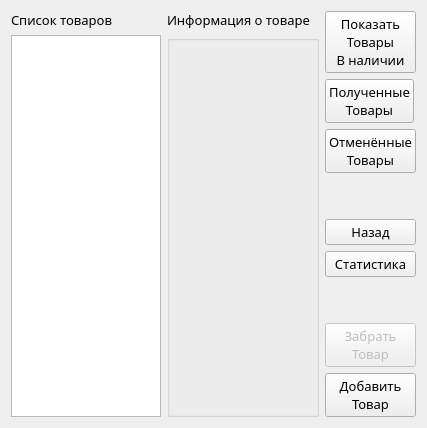
      <widget class="QWidget" name="staffPage">
       <layout class="QHBoxLayout" name="horizontalLayout_9">
        <item>
         <layout class="QVBoxLayout" name="verticalLayout_10">
          <item>
           <widget class="QLabel" name="label">
            <property name="sizePolicy">
             <sizepolicy hsizetype="Maximum" vsizetype="Maximum">
              <horstretch>0</horstretch>
              <verstretch>0</verstretch>
             </sizepolicy>
            </property>
            <property name="minimumSize">
             <size>
              <width>0</width>
              <height>16</height>
             </size>
            </property>
            <property name="font">
             <font>
              <family>Roboto Mono</family>
              <pointsize>10</pointsize>
             </font>
            </property>
            <property name="text">
             <string>Список товаров</string>
            </property>
           </widget>
          </item>
          <item>
           <widget class="QListWidget" name="listWidget">
            <property name="sizePolicy">
             <sizepolicy hsizetype="Ignored" vsizetype="Minimum">
              <horstretch>0</horstretch>
              <verstretch>0</verstretch>
             </sizepolicy>
            </property>
            <property name="minimumSize">
             <size>
              <width>150</width>
              <height>0</height>
             </size>
            </property>
            <property name="font">
             <font>
              <family>Roboto Mono</family>
              <pointsize>10</pointsize>
             </font>
            </property>
           </widget>
          </item>
         </layout>
        </item>
        <item>
         <layout class="QVBoxLayout" name="verticalLayout_11">
          <item>
           <widget class="QLabel" name="label_2">
            <property name="sizePolicy">
             <sizepolicy hsizetype="Preferred" vsizetype="Maximum">
              <horstretch>0</horstretch>
              <verstretch>0</verstretch>
             </sizepolicy>
            </property>
            <property name="font">
             <font>
              <family>Roboto Mono</family>
              <pointsize>10</pointsize>
             </font>
            </property>
            <property name="text">
             <string>Информация о товаре</string>
            </property>
           </widget>
          </item>
          <item>
           <widget class="QGroupBox" name="groupBox">
            <property name="title">
             <string/>
            </property>
            <layout class="QHBoxLayout" name="horizontalLayout_8">
             <item>
              <layout class="QVBoxLayout" name="verticalLayout_13">
               <item>
                <widget class="QLabel" name="image">
                 <property name="sizePolicy">
                  <sizepolicy hsizetype="Fixed" vsizetype="Fixed">
                   <horstretch>0</horstretch>
                   <verstretch>0</verstretch>
                  </sizepolicy>
                 </property>
                 <property name="minimumSize">
                  <size>
                   <width>100</width>
                   <height>100</height>
                  </size>
                 </property>
                 <property name="text">
                  <string/>
                 </property>
                </widget>
               </item>
               <item>
                <widget class="QLabel" name="ArrivalDateLabel">
                 <property name="sizePolicy">
                  <sizepolicy hsizetype="Preferred" vsizetype="Maximum">
                   <horstretch>0</horstretch>
                   <verstretch>0</verstretch>
                  </sizepolicy>
                 </property>
                 <property name="font">
                  <font>
                   <family>Roboto Mono</family>
                  </font>
                 </property>
                 <property name="text">
                  <string/>
                 </property>
                </widget>
               </item>
               <item>
                <widget class="QLabel" name="date2Label">
                 <property name="sizePolicy">
                  <sizepolicy hsizetype="Preferred" vsizetype="Maximum">
                   <horstretch>0</horstretch>
                   <verstretch>0</verstretch>
                  </sizepolicy>
                 </property>
                 <property name="font">
                  <font>
                   <family>Roboto Mono</family>
                  </font>
                 </property>
                 <property name="text">
                  <string/>
                 </property>
                </widget>
               </item>
               <item>
                <widget class="QLabel" name="cell">
                 <property name="sizePolicy">
                  <sizepolicy hsizetype="Preferred" vsizetype="Maximum">
                   <horstretch>0</horstretch>
                   <verstretch>0</verstretch>
                  </sizepolicy>
                 </property>
                 <property name="font">
                  <font>
                   <family>Roboto Mono</family>
                  </font>
                 </property>
                 <property name="text">
                  <string/>
                 </property>
                </widget>
               </item>
               <item>
                <spacer name="verticalSpacer_7">
                 <property name="orientation">
                  <enum>Qt::Vertical</enum>
                 </property>
                 <property name="sizeType">
                  <enum>QSizePolicy::Expanding</enum>
                 </property>
                 <property name="sizeHint" stdset="0">
                  <size>
                   <width>20</width>
                   <height>40</height>
                  </size>
                 </property>
                </spacer>
               </item>
              </layout>
             </item>
             <item>
              <layout class="QVBoxLayout" name="verticalLayout_12">
               <item>
                <layout class="QHBoxLayout" name="horizontalLayout_7">
                 <item>
                  <widget class="QLabel" name="nameStaff">
                   <property name="sizePolicy">
                    <sizepolicy hsizetype="Preferred" vsizetype="Maximum">
                     <horstretch>0</horstretch>
                     <verstretch>0</verstretch>
                    </sizepolicy>
                   </property>
                   <property name="font">
                    <font>
                     <family>Roboto Mono</family>
                     <pointsize>10</pointsize>
                    </font>
                   </property>
                   <property name="text">
                    <string/>
                   </property>
                  </widget>
                 </item>
                 <item>
                  <widget class="QLabel" name="priceStaff">
                   <property name="sizePolicy">
                    <sizepolicy hsizetype="Preferred" vsizetype="Maximum">
                     <horstretch>0</horstretch>
                     <verstretch>0</verstretch>
                    </sizepolicy>
                   </property>
                   <property name="font">
                    <font>
                     <family>Roboto Mono</family>
                     <pointsize>10</pointsize>
                    </font>
                   </property>
                   <property name="text">
                    <string/>
                   </property>
                   <property name="alignment">
                    <set>Qt::AlignRight|Qt::AlignTrailing|Qt::AlignVCenter</set>
                   </property>
                  </widget>
                 </item>
                </layout>
               </item>
               <item>
                <widget class="QLabel" name="descriptionStaff">
                 <property name="sizePolicy">
                  <sizepolicy hsizetype="Expanding" vsizetype="Expanding">
                   <horstretch>0</horstretch>
                   <verstretch>0</verstretch>
                  </sizepolicy>
                 </property>
                 <property name="font">
                  <font>
                   <family>Roboto Mono</family>
                   <pointsize>10</pointsize>
                  </font>
                 </property>
                 <property name="text">
                  <string/>
                 </property>
                 <property name="alignment">
                  <set>Qt::AlignLeading|Qt::AlignLeft|Qt::AlignTop</set>
                 </property>
                </widget>
               </item>
              </layout>
             </item>
            </layout>
           </widget>
          </item>
         </layout>
        </item>
        <item>
         <layout class="QVBoxLayout" name="verticalLayout_9">
          <property name="sizeConstraint">
           <enum>QLayout::SetDefaultConstraint</enum>
          </property>
          <item>
           <widget class="QPushButton" name="currentButton">
            <property name="sizePolicy">
             <sizepolicy hsizetype="Preferred" vsizetype="Fixed">
              <horstretch>0</horstretch>
              <verstretch>0</verstretch>
             </sizepolicy>
            </property>
            <property name="font">
             <font>
              <family>Roboto Mono</family>
              <pointsize>10</pointsize>
             </font>
            </property>
            <property name="text">
             <string>Показать
Товары
В наличии</string>
            </property>
           </widget>
          </item>
          <item>
           <widget class="QPushButton" name="ReceivedButton">
            <property name="sizePolicy">
             <sizepolicy hsizetype="Maximum" vsizetype="Fixed">
              <horstretch>0</horstretch>
              <verstretch>0</verstretch>
             </sizepolicy>
            </property>
            <property name="font">
             <font>
              <family>Roboto Mono</family>
              <pointsize>10</pointsize>
             </font>
            </property>
            <property name="text">
             <string>Полученные
Товары</string>
            </property>
           </widget>
          </item>
          <item>
           <widget class="QPushButton" name="RefusalButton">
            <property name="sizePolicy">
             <sizepolicy hsizetype="Maximum" vsizetype="Fixed">
              <horstretch>0</horstretch>
              <verstretch>0</verstretch>
             </sizepolicy>
            </property>
            <property name="font">
             <font>
              <family>Roboto Mono</family>
              <pointsize>10</pointsize>
             </font>
            </property>
            <property name="text">
             <string>Отменённые
Товары</string>
            </property>
           </widget>
          </item>
          <item>
           <spacer name="verticalSpacer_4">
            <property name="orientation">
             <enum>Qt::Vertical</enum>
            </property>
            <property name="sizeType">
             <enum>QSizePolicy::Expanding</enum>
            </property>
            <property name="sizeHint" stdset="0">
             <size>
              <width>20</width>
              <height>40</height>
             </size>
            </property>
           </spacer>
          </item>
          <item>
           <widget class="QPushButton" name="backButton">
            <property name="sizePolicy">
             <sizepolicy hsizetype="Preferred" vsizetype="Fixed">
              <horstretch>0</horstretch>
              <verstretch>0</verstretch>
             </sizepolicy>
            </property>
            <property name="font">
             <font>
              <family>Roboto Mono</family>
              <pointsize>10</pointsize>
             </font>
            </property>
            <property name="text">
             <string>Назад</string>
            </property>
           </widget>
          </item>
          <item>
           <widget class="QPushButton" name="statsButton">
            <property name="sizePolicy">
             <sizepolicy hsizetype="Preferred" vsizetype="Fixed">
              <horstretch>0</horstretch>
              <verstretch>0</verstretch>
             </sizepolicy>
            </property>
            <property name="font">
             <font>
              <family>Roboto Mono</family>
              <pointsize>10</pointsize>
             </font>
            </property>
            <property name="text">
             <string>Статистика</string>
            </property>
           </widget>
          </item>
          <item>
           <spacer name="verticalSpacer_5">
            <property name="orientation">
             <enum>Qt::Vertical</enum>
            </property>
            <property name="sizeType">
             <enum>QSizePolicy::Expanding</enum>
            </property>
            <property name="sizeHint" stdset="0">
             <size>
              <width>20</width>
              <height>40</height>
             </size>
            </property>
           </spacer>
          </item>
          <item>
           <widget class="QPushButton" name="deleteButton">
            <property name="enabled">
             <bool>false</bool>
            </property>
            <property name="sizePolicy">
             <sizepolicy hsizetype="Preferred" vsizetype="Fixed">
              <horstretch>0</horstretch>
              <verstretch>0</verstretch>
             </sizepolicy>
            </property>
            <property name="font">
             <font>
              <family>Roboto Mono</family>
              <pointsize>10</pointsize>
             </font>
            </property>
            <property name="text">
             <string>Забрать
Товар</string>
            </property>
           </widget>
          </item>
          <item>
           <widget class="QPushButton" name="addButton">
            <property name="sizePolicy">
             <sizepolicy hsizetype="Preferred" vsizetype="Fixed">
              <horstretch>0</horstretch>
              <verstretch>0</verstretch>
             </sizepolicy>
            </property>
            <property name="font">
             <font>
              <family>Roboto Mono</family>
              <pointsize>10</pointsize>
             </font>
            </property>
            <property name="text">
             <string>Добавить
Товар</string>
            </property>
           </widget>
          </item>
         </layout>
        </item>
       </layout>
      </widget>
